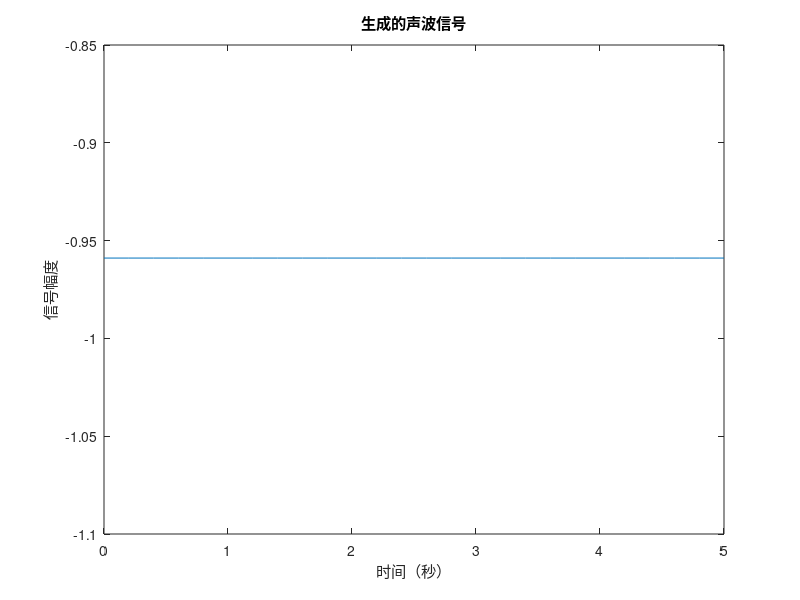

Write MATLAB code to recreate this figure.
% 用户输入参数
fs = input('请输入采样率（Hz）：');
frequency = input('请输入频率（Hz）：');
initial_phase = input('请输入初始相位（弧度）：');
duration = input('请输入信号持续时间（秒）：');

% 生成时间向量
t = 0:1/fs:duration;

% 生成声波信号
signal = sin(2 * pi * frequency * t + initial_phase);

% 保存声波信号为WAV文件
filename = 'generated_audio.wav'; % 指定文件名
audiowrite(filename, signal, fs);

disp(['声波信号已保存为 ', filename]);

% 播放声波信号
sound(signal, fs);

% 信号绘制
plot(t, signal);
xlabel('时间（秒）');
ylabel('信号幅度');
title('生成的声波信号');

